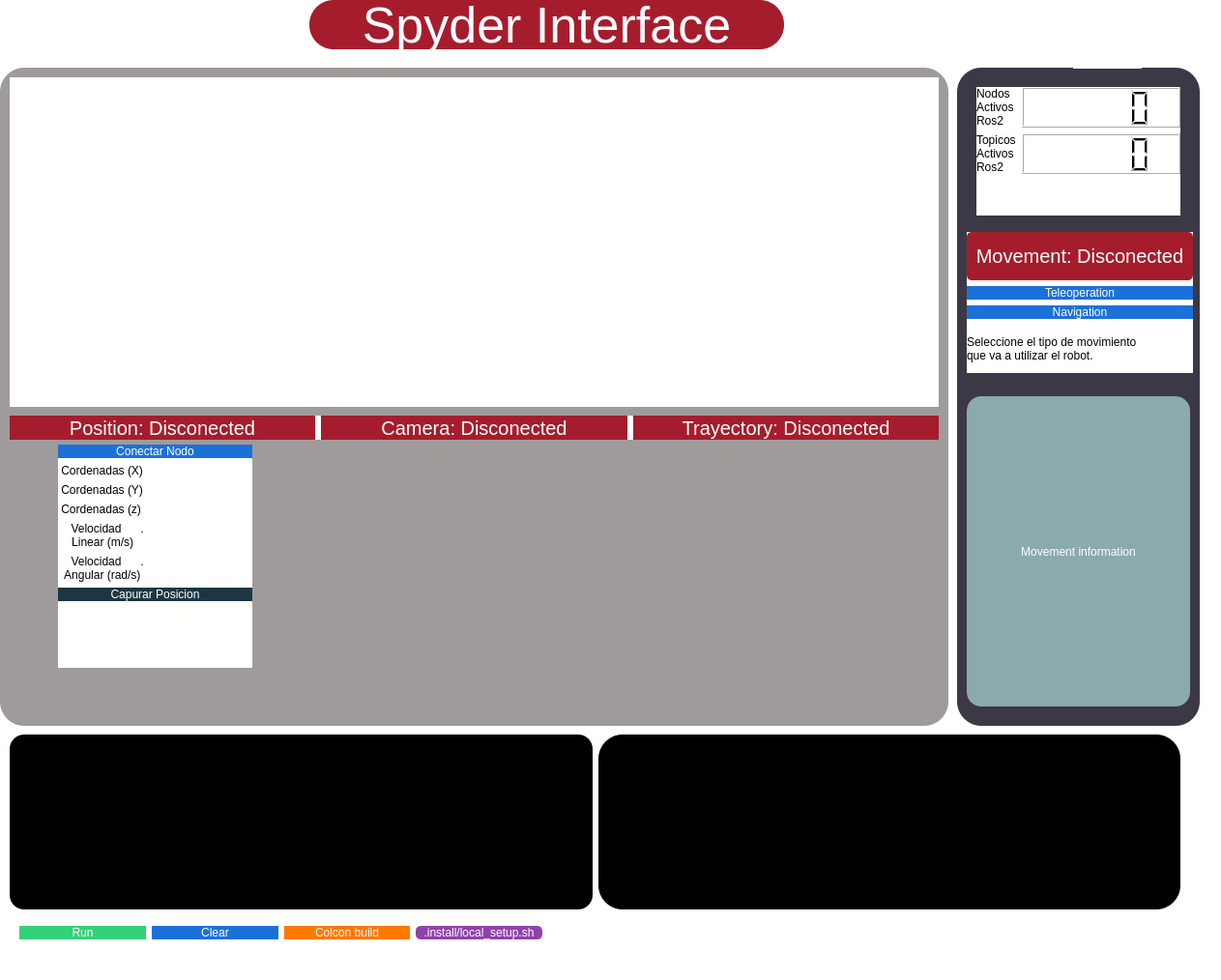
<?xml version="1.0" encoding="UTF-8"?>
<ui version="4.0">
 <class>mainWindow</class>
 <widget class="QMainWindow" name="mainWindow">
  <property name="geometry">
   <rect>
    <x>0</x>
    <y>0</y>
    <width>1263</width>
    <height>1014</height>
   </rect>
  </property>
  <property name="windowTitle">
   <string>MainWindow</string>
  </property>
  <property name="styleSheet">
   <string notr="true">background-color: rgb(255, 255, 253);
</string>
  </property>
  <widget class="QWidget" name="centralwidget">
   <widget class="QLabel" name="label">
    <property name="geometry">
     <rect>
      <x>1110</x>
      <y>10</y>
      <width>71</width>
      <height>61</height>
     </rect>
    </property>
    <property name="styleSheet">
     <string notr="true">border-style:solid;
border-radius:70px;

</string>
    </property>
    <property name="text">
     <string/>
    </property>
    <property name="pixmap">
     <pixmap>../../../../Descargas/pngfind.com-godzilla-logo-png-1570050.png</pixmap>
    </property>
    <property name="scaledContents">
     <bool>true</bool>
    </property>
   </widget>
   <widget class="QLabel" name="label_2">
    <property name="geometry">
     <rect>
      <x>320</x>
      <y>0</y>
      <width>491</width>
      <height>51</height>
     </rect>
    </property>
    <property name="font">
     <font>
      <family>Ubuntu</family>
      <pointsize>39</pointsize>
      <weight>9</weight>
      <italic>false</italic>
      <bold>false</bold>
     </font>
    </property>
    <property name="styleSheet">
     <string notr="true">background-color: rgb(165, 29, 45);

color:rgb(255, 255, 255);
font: 75 39pt &quot;Ubuntu&quot;;
border-style:solid;
border-radius:25px;
</string>
    </property>
    <property name="text">
     <string>Spyder Interface</string>
    </property>
    <property name="alignment">
     <set>Qt::AlignCenter</set>
    </property>
   </widget>
   <widget class="QWidget" name="horizontalLayoutWidget">
    <property name="geometry">
     <rect>
      <x>10</x>
      <y>80</y>
      <width>961</width>
      <height>341</height>
     </rect>
    </property>
    <layout class="QHBoxLayout" name="horizontalLayout">
     <item>
      <widget class="QWidget" name="widgetPosition" native="true"/>
     </item>
     <item>
      <widget class="QWidget" name="widget_Camara" native="true"/>
     </item>
     <item>
      <widget class="QWidget" name="widget_entorno" native="true"/>
     </item>
    </layout>
   </widget>
   <widget class="QWidget" name="gridLayoutWidget">
    <property name="geometry">
     <rect>
      <x>10</x>
      <y>430</y>
      <width>961</width>
      <height>25</height>
     </rect>
    </property>
    <layout class="QGridLayout" name="gridLayout">
     <item row="0" column="2">
      <widget class="QLabel" name="trayectory_status">
       <property name="font">
        <font>
         <family>Ubuntu</family>
         <pointsize>15</pointsize>
         <weight>9</weight>
         <italic>false</italic>
         <bold>false</bold>
        </font>
       </property>
       <property name="styleSheet">
        <string notr="true">background-color: rgb(165, 29, 45);

color:rgb(255, 255, 255);
font: 75 15pt &quot;Ubuntu&quot;;
border-style:solid;
border-radius:15px;
</string>
       </property>
       <property name="text">
        <string>Trayectory: Disconected</string>
       </property>
       <property name="alignment">
        <set>Qt::AlignCenter</set>
       </property>
      </widget>
     </item>
     <item row="0" column="1">
      <widget class="QLabel" name="camera_status">
       <property name="font">
        <font>
         <family>Ubuntu</family>
         <pointsize>15</pointsize>
         <weight>9</weight>
         <italic>false</italic>
         <bold>false</bold>
        </font>
       </property>
       <property name="styleSheet">
        <string notr="true">background-color: rgb(165, 29, 45);

color:rgb(255, 255, 255);
font: 75 15pt &quot;Ubuntu&quot;;
border-style:solid;
border-radius:15px;
</string>
       </property>
       <property name="text">
        <string>Camera: Disconected</string>
       </property>
       <property name="alignment">
        <set>Qt::AlignCenter</set>
       </property>
      </widget>
     </item>
     <item row="0" column="0">
      <widget class="QLabel" name="position_status">
       <property name="font">
        <font>
         <family>Ubuntu</family>
         <pointsize>15</pointsize>
         <weight>9</weight>
         <italic>false</italic>
         <bold>false</bold>
        </font>
       </property>
       <property name="styleSheet">
        <string notr="true">background-color: rgb(165, 29, 45);

color:rgb(255, 255, 255);
font: 75 15pt &quot;Ubuntu&quot;;
border-style:solid;
border-radius:15px;
</string>
       </property>
       <property name="text">
        <string>Position: Disconected</string>
       </property>
       <property name="alignment">
        <set>Qt::AlignCenter</set>
       </property>
      </widget>
     </item>
    </layout>
   </widget>
   <widget class="QWidget" name="formLayoutWidget">
    <property name="geometry">
     <rect>
      <x>1010</x>
      <y>90</y>
      <width>211</width>
      <height>133</height>
     </rect>
    </property>
    <layout class="QFormLayout" name="formLayout">
     <item row="0" column="0">
      <widget class="QLabel" name="label_3">
       <property name="text">
        <string>Nodos 
Activos 
Ros2</string>
       </property>
      </widget>
     </item>
     <item row="0" column="1">
      <widget class="QLCDNumber" name="lcdNodos"/>
     </item>
     <item row="1" column="0">
      <widget class="QLabel" name="label_4">
       <property name="text">
        <string>Topicos 
Activos 
Ros2</string>
       </property>
      </widget>
     </item>
     <item row="1" column="1">
      <widget class="QLCDNumber" name="lcdTopicos"/>
     </item>
    </layout>
   </widget>
   <widget class="QLabel" name="label_5">
    <property name="geometry">
     <rect>
      <x>990</x>
      <y>70</y>
      <width>251</width>
      <height>681</height>
     </rect>
    </property>
    <property name="styleSheet">
     <string notr="true">
background-color:rgb(61, 56, 70);
border-style:solid;
border-radius:25px;
</string>
    </property>
    <property name="text">
     <string/>
    </property>
   </widget>
   <widget class="QLabel" name="label_14">
    <property name="geometry">
     <rect>
      <x>1293</x>
      <y>560</y>
      <width>107</width>
      <height>51</height>
     </rect>
    </property>
    <property name="text">
     <string/>
    </property>
   </widget>
   <widget class="QLabel" name="label_27">
    <property name="geometry">
     <rect>
      <x>0</x>
      <y>70</y>
      <width>981</width>
      <height>681</height>
     </rect>
    </property>
    <property name="styleSheet">
     <string notr="true">
background-color:rgb(159, 155, 155);
border-style:solid;
border-radius:25px;
</string>
    </property>
    <property name="text">
     <string/>
    </property>
   </widget>
   <widget class="QWidget" name="verticalLayoutWidget">
    <property name="geometry">
     <rect>
      <x>1000</x>
      <y>240</y>
      <width>234</width>
      <height>146</height>
     </rect>
    </property>
    <layout class="QVBoxLayout" name="verticalLayout">
     <item>
      <widget class="QLabel" name="camera_status_2">
       <property name="font">
        <font>
         <family>Ubuntu</family>
         <pointsize>15</pointsize>
         <weight>9</weight>
         <italic>false</italic>
         <bold>false</bold>
        </font>
       </property>
       <property name="styleSheet">
        <string notr="true">background-color: rgb(165, 29, 45);

color:rgb(255, 255, 255);
font: 75 15pt &quot;Ubuntu&quot;;
border-style:solid;
border-radius:5px;
</string>
       </property>
       <property name="text">
        <string>Movement: Disconected</string>
       </property>
       <property name="alignment">
        <set>Qt::AlignCenter</set>
       </property>
      </widget>
     </item>
     <item>
      <widget class="QPushButton" name="teleoperation_button">
       <property name="styleSheet">
        <string notr="true">background-color: rgb(28, 113, 216);
border-radius:10px;
color:rgb(255, 255, 255);
font: 75 15pt &quot;Ubuntu&quot;;
border-style:solid;
</string>
       </property>
       <property name="text">
        <string>Teleoperation</string>
       </property>
      </widget>
     </item>
     <item>
      <widget class="QPushButton" name="navigation_button">
       <property name="styleSheet">
        <string notr="true">background-color: rgb(28, 113, 216);
border-radius:10px;
color:rgb(255, 255, 255);
font: 75 15pt &quot;Ubuntu&quot;;
border-style:solid;
</string>
       </property>
       <property name="text">
        <string>Navigation</string>
       </property>
      </widget>
     </item>
     <item>
      <widget class="QLabel" name="label_93">
       <property name="text">
        <string>Seleccione el tipo de movimiento
que va a utilizar el robot.</string>
       </property>
      </widget>
     </item>
    </layout>
   </widget>
   <widget class="QLabel" name="label_6">
    <property name="geometry">
     <rect>
      <x>1000</x>
      <y>410</y>
      <width>231</width>
      <height>321</height>
     </rect>
    </property>
    <property name="styleSheet">
     <string notr="true">background-color: rgb(139, 170, 173);


color:rgb(255, 255, 255);
font: 75 15pt &quot;Ubuntu&quot;;
border-style:solid;
border-radius:15px;
</string>
    </property>
    <property name="text">
     <string>Movement information</string>
    </property>
    <property name="alignment">
     <set>Qt::AlignCenter</set>
    </property>
   </widget>
   <widget class="QWidget" name="layoutWidget">
    <property name="geometry">
     <rect>
      <x>60</x>
      <y>460</y>
      <width>201</width>
      <height>231</height>
     </rect>
    </property>
    <layout class="QFormLayout" name="form_position">
     <item row="1" column="0">
      <widget class="QLabel" name="label_88">
       <property name="text">
        <string> Cordenadas (X)</string>
       </property>
      </widget>
     </item>
     <item row="1" column="1">
      <widget class="QLabel" name="pos_x_3">
       <property name="text">
        <string/>
       </property>
      </widget>
     </item>
     <item row="2" column="0">
      <widget class="QLabel" name="label_89">
       <property name="text">
        <string> Cordenadas (Y)</string>
       </property>
      </widget>
     </item>
     <item row="2" column="1">
      <widget class="QLabel" name="pos_y_3">
       <property name="text">
        <string/>
       </property>
      </widget>
     </item>
     <item row="3" column="0">
      <widget class="QLabel" name="label_90">
       <property name="text">
        <string> Cordenadas (z)</string>
       </property>
      </widget>
     </item>
     <item row="3" column="1">
      <widget class="QLabel" name="pos_z_3">
       <property name="text">
        <string/>
       </property>
      </widget>
     </item>
     <item row="4" column="0">
      <widget class="QLabel" name="label_91">
       <property name="text">
        <string>    Velocidad      .  
 Linear (m/s)</string>
       </property>
       <property name="alignment">
        <set>Qt::AlignCenter</set>
       </property>
      </widget>
     </item>
     <item row="4" column="1">
      <widget class="QLabel" name="vel_linear_3">
       <property name="text">
        <string/>
       </property>
      </widget>
     </item>
     <item row="5" column="0">
      <widget class="QLabel" name="label_92">
       <property name="text">
        <string>    Velocidad      .  
 Angular (rad/s)</string>
       </property>
       <property name="alignment">
        <set>Qt::AlignCenter</set>
       </property>
      </widget>
     </item>
     <item row="5" column="1">
      <widget class="QLabel" name="vel_angular_3">
       <property name="text">
        <string/>
       </property>
      </widget>
     </item>
     <item row="6" column="0" colspan="2">
      <widget class="QPushButton" name="pushButton_11">
       <property name="styleSheet">
        <string notr="true">background-color: rgb(28, 55, 66);


color:rgb(255, 255, 255);
font: 75 15pt &quot;Ubuntu&quot;;
border-style:solid;
border-radius:15px;
</string>
       </property>
       <property name="text">
        <string>Capurar Posicion</string>
       </property>
      </widget>
     </item>
     <item row="0" column="0" colspan="2">
      <widget class="QPushButton" name="nodo_Position">
       <property name="styleSheet">
        <string notr="true">background-color: rgb(28, 113, 216);
border-radius:10px;
color:rgb(255, 255, 255);
font: 75 15pt &quot;Ubuntu&quot;;
border-style:solid;
</string>
       </property>
       <property name="text">
        <string>Conectar Nodo</string>
       </property>
      </widget>
     </item>
    </layout>
   </widget>
   <widget class="QWidget" name="horizontalLayoutWidget_2">
    <property name="geometry">
     <rect>
      <x>10</x>
      <y>760</y>
      <width>1211</width>
      <height>181</height>
     </rect>
    </property>
    <layout class="QHBoxLayout" name="horizontalLayout_2">
     <item>
      <widget class="QPlainTextEdit" name="editorCommand">
       <property name="styleSheet">
        <string notr="true">background-color: rgb(0, 0, 0);
color: rgb(51, 209, 122);
border-radius:15px;</string>
       </property>
       <property name="plainText">
        <string/>
       </property>
      </widget>
     </item>
     <item>
      <widget class="QPlainTextEdit" name="editorOutput">
       <property name="styleSheet">
        <string notr="true">background-color: rgb(0, 0, 0);
color: rgb(51, 209, 122);
border-radius:25px;</string>
       </property>
      </widget>
     </item>
    </layout>
   </widget>
   <widget class="QWidget" name="gridLayoutWidget_2">
    <property name="geometry">
     <rect>
      <x>20</x>
      <y>950</y>
      <width>541</width>
      <height>31</height>
     </rect>
    </property>
    <layout class="QGridLayout" name="gridLayout_2">
     <item row="0" column="0">
      <widget class="QPushButton" name="button_run">
       <property name="styleSheet">
        <string notr="true">background-color: rgb(51, 209, 122);

color:rgb(255, 255, 255);
font: 75 15pt &quot;Ubuntu&quot;;
border-style:solid;
border-radius:10px;
</string>
       </property>
       <property name="text">
        <string>Run</string>
       </property>
      </widget>
     </item>
     <item row="0" column="1">
      <widget class="QPushButton" name="button_clear">
       <property name="styleSheet">
        <string notr="true">background-color: rgb(28, 113, 216);

color:rgb(255, 255, 255);
font: 75 15pt &quot;Ubuntu&quot;;
border-style:solid;
border-radius:10px;
</string>
       </property>
       <property name="text">
        <string>Clear</string>
       </property>
      </widget>
     </item>
     <item row="0" column="2">
      <widget class="QPushButton" name="run_colconBuild">
       <property name="styleSheet">
        <string notr="true">background-color: rgb(255, 120, 0);

color:rgb(255, 255, 255);
font: 75 15pt &quot;Ubuntu&quot;;
border-style:solid;
border-radius:10px;
</string>
       </property>
       <property name="text">
        <string>Colcon build</string>
       </property>
      </widget>
     </item>
     <item row="0" column="3">
      <widget class="QPushButton" name="button_local_setup">
       <property name="styleSheet">
        <string notr="true">background-color: rgb(145, 65, 172);

color:rgb(255, 255, 255);
font: 75 15pt &quot;Ubuntu&quot;;
border-style:solid;
border-radius:5px;
</string>
       </property>
       <property name="text">
        <string>.install/local_setup.sh</string>
       </property>
      </widget>
     </item>
    </layout>
   </widget>
   <zorder>label_27</zorder>
   <zorder>label_5</zorder>
   <zorder>label</zorder>
   <zorder>label_2</zorder>
   <zorder>horizontalLayoutWidget</zorder>
   <zorder>gridLayoutWidget</zorder>
   <zorder>formLayoutWidget</zorder>
   <zorder>label_14</zorder>
   <zorder>verticalLayoutWidget</zorder>
   <zorder>label_6</zorder>
   <zorder>layoutWidget</zorder>
   <zorder>horizontalLayoutWidget_2</zorder>
   <zorder>gridLayoutWidget_2</zorder>
  </widget>
  <widget class="QMenuBar" name="menuBar">
   <property name="geometry">
    <rect>
     <x>0</x>
     <y>0</y>
     <width>1263</width>
     <height>22</height>
    </rect>
   </property>
  </widget>
 </widget>
 <resources/>
 <connections/>
</ui>
